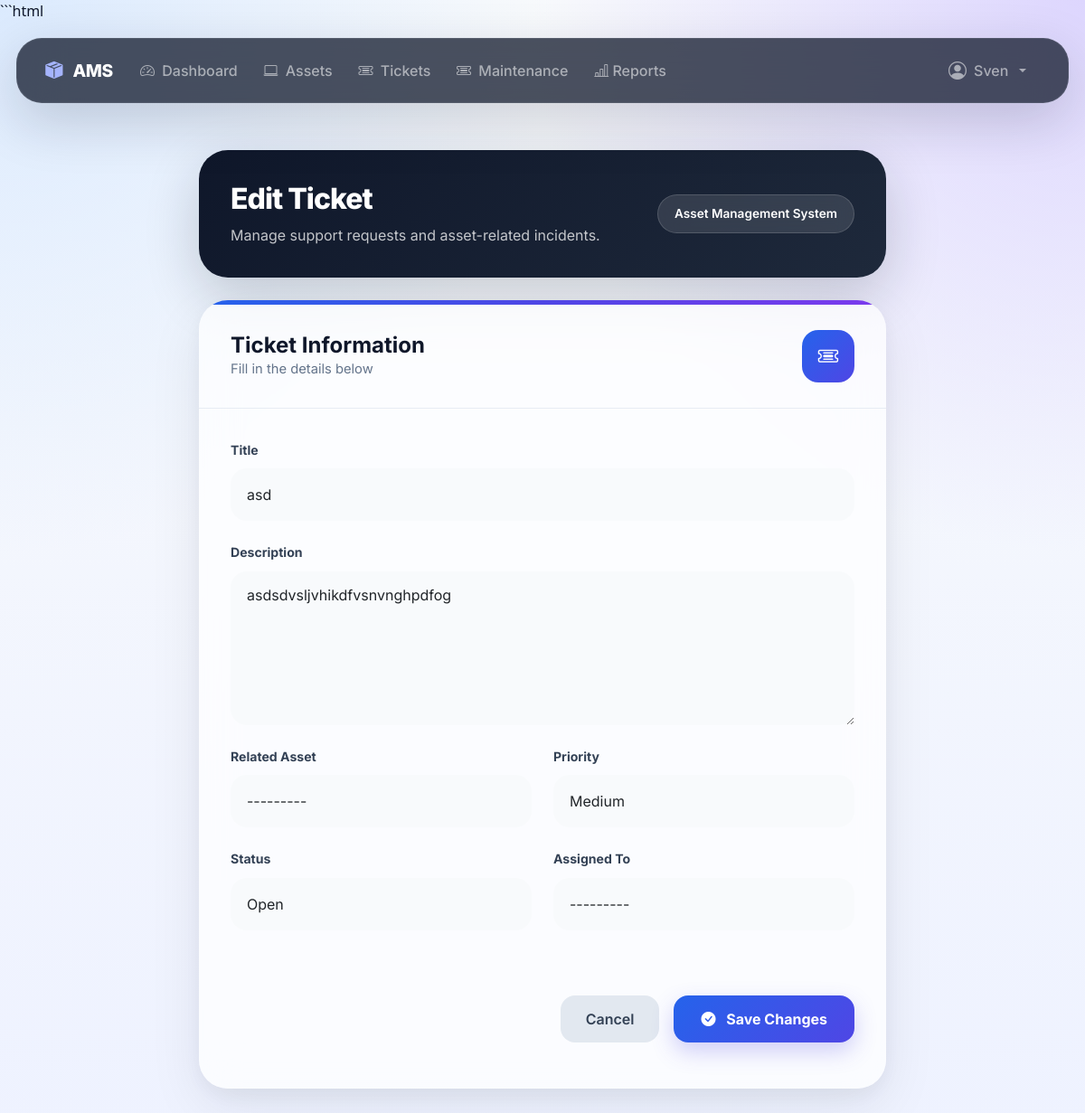
Page /tickets/1/edit/ (signed in) on the committed database.
### accounts/models.py (models this page shows, shortened)
class User(AbstractUser ,TimeStampedModel):
    class Roles(models.TextChoices):
        ADMIN = "admin", "Admin"
        MANAGER = "manager", "Manager"
        IT_EXPERT = "it_expert", "IT Expert"
        EMPLOYEE = "employee", "Employee"
    email = models.EmailField(
        unique=True
    )
    employee_id = models.CharField(
        max_length=20,
        unique=True,
        db_index=True,
        verbose_name="Employee ID"
    )
    role = models.CharField(
        max_length=20,
        choices=Roles.choices,
        default=Roles.EMPLOYEE,
        db_index=True,
    )
    phone_number = models.CharField(
        max_length=20,
        blank=True,
    )
    department = models.ForeignKey(
        Department,
        on_delete=models.SET_NULL,
        null=True,
        blank=True,
        related_name="users",
    )
    position = models.CharField(
        max_length=100,
        blank=True,
    )
    avatar = models.ImageField(
        upload_to="users/avatars/",
        blank=True,
        null=True,
    )
    def __str__(self):
        full_name = self.get_full_name().strip()
        if full_name:
            return f"{full_name} ({self.employee_id})"
        return f"{self.username} ({self.employee_id})"
    class Meta:
        ordering = ["last_name", "first_name"]
        verbose_name = "User"
        verbose_name_plural = "Users"
        indexes = [
            models.Index(fields=["role"]),
        ]
    @property
    def is_staff_member(self):
        if self.is_superuser:
            return True
        return self.role in (
            self.Roles.ADMIN,
            self.Roles.MANAGER,
            self.Roles.IT_EXPERT,
        )

### tickets/models.py (models this page shows, shortened)
class Ticket(TimeStampedModel):
    class Priority(models.TextChoices):
        LOW = "low", "Low"
        MEDIUM = "medium", "Medium"
        HIGH = "high", "High"
        URGENT = "urgent", "Urgent"
    class Status(models.TextChoices):
        OPEN = "open", "Open"
        IN_PROGRESS = "in_progress", "In Progress"
        AWAITING_USER = "awaiting_user", "Awaiting User"
        RESOLVED = "resolved", "Resolved"
        CLOSED = "closed", "Closed"
    ticket_no = models.CharField(
        max_length=20,
        unique=True,
        editable=False,
    )
    title = models.CharField(
        max_length=255
    )
    description = models.TextField()
    created_by = models.ForeignKey(
        User,
        on_delete=models.CASCADE,
        related_name="tickets_created",
    )
    assigned_to = models.ForeignKey(
        User,
        on_delete=models.SET_NULL,
        null=True,
        blank=True,
        related_name="tickets_assigned",
        limit_choices_to={
            "role__in": [
                "admin",
                "manager",
                "it_expert",
            ]
        },
    )
    asset = models.ForeignKey(
        Asset,
        on_delete=models.SET_NULL,
        null=True,
        blank=True,
        related_name="tickets",
        help_text="Related asset (optional)",
    )
    priority = models.CharField(
        max_length=20,
        choices=Priority.choices,
        default=Priority.MEDIUM,
        db_index=True,
    )
    status = models.CharField(
        max_length=20,
        choices=Status.choices,
        default=Status.OPEN,
        db_index=True,
    )
    resolved_at = models.DateTimeField(
        null=True,
        blank=True,
    )
    closed_at = models.DateTimeField(
        null=True,
        blank=True,
    )
    class Meta:
        verbose_name = "Ticket"
        verbose_name_plural = "Tickets"
        ordering = ["-created_at"]
        indexes = [
            models.Index(
                fields=["status", "priority"]
            ),
            models.Index(
                fields=["assigned_to", "status"]
            ),
        ]

### tickets/views.py (the view, shortened to what this page needs)
# urls.py: path("<int:pk>/edit/",    views.TicketUpdateView.as_view(),        name="ticket-update"),
class TicketUpdateView(
    LoginRequiredMixin,
    CanManageTicketsMixin,
    UpdateView,
):
    model = Ticket
    form_class = TicketUpdateForm
    template_name = "tickets/ticket_form.html"

### assets/models.py (called while the page is built)
    def __str__(self) -> str:
        return f"{self.asset_code} - {self.name}"

### tickets/forms.py (called while the page is built)
    def _add_bootstrap_classes(self):
        for field in self.fields.values():
            if isinstance(field.widget, forms.CheckboxInput):
                field.widget.attrs["class"] = "form-check-input"
            elif isinstance(
                field.widget,
                (forms.Select, forms.SelectMultiple)
            ):
                field.widget.attrs["class"] = "form-select"
            else:
                field.widget.attrs["class"] = "form-control"

### tickets/views.py (called while the page is built)
    def test_func(self):
        return self.request.user.is_staff_member

### tickets/templates/tickets/ticket_form.html (shortened to what this page needs)
{% extends "base.html" %}
{% block content %}
<div class="container-fluid py-4">
    <div class="row justify-content-center">
        <div class="col-xl-8 col-lg-9">
            <div class="ticket-hero d-flex justify-content-between align-items-center">
                <div>
                    <h2>
                        {% if object %}
                            Edit Ticket
                        {% else %}
                            Create New Ticket
                        {% endif %}
                    </h2>
                    <p>
                        Manage support requests and asset-related incidents.
                    </p>
                </div>
                <div class="hero-badge">
                    Asset Management System
                </div>
            </div>
            <div class="card form-card">
                <div class="form-header d-flex justify-content-between align-items-center">
                    <div>
                        <h4>Ticket Information</h4>
                        <span>Fill in the details below</span>
                    </div>
                    <div class="icon-circle">
                        <i class="bi bi-ticket-detailed"></i>
                    </div>
                </div>
                <div class="form-section">
                    <form method="post" enctype="multipart/form-data">
                        <div class="mb-4">
                            <label class="form-label">{{ form.title.label }}</label>
                            {{ form.title }}
                        </div>
                        <div class="mb-4">
                            <label class="form-label">{{ form.description.label }}</label>
                            {{ form.description }}
                        </div>
                        <div class="row">
                            <div class="col-md-6 mb-4">
                                <label class="form-label">{{ form.asset.label }}</label>
                                {{ form.asset }}
                            </div>
                            <div class="col-md-6 mb-4">
                                <label class="form-label">{{ form.priority.label }}</label>
                                {{ form.priority }}
                            </div>
                        </div>
                        {% if form.status %}
                        <div class="row">
                            <div class="col-md-6 mb-4">
                                <label class="form-label">{{ form.status.label }}</label>
                                {{ form.status }}
                            </div>
                            <div class="col-md-6 mb-4">
                                <label class="form-label">{{ form.assigned_to.label }}</label>
                                {{ form.assigned_to }}
                            </div>
                        </div>
                        {% endif %}
                        <div class="d-flex justify-content-end gap-3 mt-5">
                            <a href="{% url 'ticket-list' %}"
                               class="btn btn-cancel">
                                Cancel
                            </a>
                            <button type="submit"
                                    class="btn btn-save">
                                <i class="bi bi-check-circle-fill me-2"></i>
                                {% if object %}
                                    Save Changes
                                {% else %}
                                    Create Ticket
                                {% endif %}
                            </button>
                        </div>
                    </form>
                </div>
            </div>
        </div>
    </div>
</div>
{% endblock %}

### templates/base.html (shortened to what this page needs)
<!DOCTYPE html>
<html lang="en">
<head>
    <link href="https://cdn.jsdelivr.net/npm/bootstrap@5.3.3/dist/css/bootstrap.min.css"
          rel="stylesheet">
    <link href="https://cdn.jsdelivr.net/npm/bootstrap-icons@1.11.0/font/bootstrap-icons.css"
          rel="stylesheet">
    <link href="https://cdn.jsdelivr.net/npm/bootstrap@5.3.3/dist/css/bootstrap.min.css" rel="stylesheet">
    <link href="https://cdn.jsdelivr.net/npm/bootstrap-icons@1.11.0/font/bootstrap-icons.css" rel="stylesheet">
</head>
<body>
{% if user.is_authenticated %}
<nav class="navbar navbar-expand-lg navbar-dark">
    <div class="container-fluid">
        <a class="navbar-brand" href="{% url 'dashboard' %}">
            <i class="bi bi-box-seam-fill me-2"></i>
            AMS
        </a>
        <div class="collapse navbar-collapse" id="navbarNav">
            <ul class="navbar-nav me-auto">
                <li class="nav-item">
                    <a class="nav-link"
                       href="{% url 'dashboard' %}">
                        <i class="bi bi-speedometer2 me-1"></i>
                        Dashboard
                    </a>
                </li>
                <li class="nav-item">
                    <a class="nav-link"
                       href="{% url 'asset-list' %}">
                        <i class="bi bi-laptop me-1"></i>
                        Assets
                    </a>
                </li>
                <li class="nav-item">
                    <a class="nav-link"
                       href="{% url 'ticket-list' %}">
                        <i class="bi bi-ticket-detailed me-1"></i>
                        Tickets
                    </a>
                </li>
                <li class="nav-item">
                    <a class="nav-link"
                       href="{% url 'maintenance-log-list' %}">
                        <i class="bi bi-ticket-detailed me-1"></i>
                        Maintenance
                    </a>
                </li>
                <li class="nav-item">
                    <a class="nav-link" href="{% url 'reports' %}">
                        <i class="bi bi-bar-chart-line"></i>
                        Reports
                    </a>
                </li>
            </ul>
            <ul class="navbar-nav">
                <li class="nav-item dropdown">
                    <a class="nav-link dropdown-toggle d-flex align-items-center gap-2"
                       href="#"
                       data-bs-toggle="dropdown">
                        {% if user.avatar %}
                            <img src="{{ user.avatar.url }}"
                                 class="user-avatar">
                        {% else %}
                            <i class="bi bi-person-circle fs-5"></i>
                        {% endif %}
                        <span>
                            {{ user.get_full_name|default:user.username }}
                        </span>
                    </a>
                </li>
            </ul>
        </div>
    </div>
</nav>
{% endif %}
<main class="container-fluid">
    {% block content %}{% endblock %}
</main>
</body>
</html>

### templates/base.html (style rules this page uses)
:root { --primary:#6366f1; --primary-dark:#4f46e5; --glass-bg:rgba(255,255,255,.55); --glass-border:rgba(255,255,255,.35); --dark:#0f172a; --muted:#64748b; }
* { font-family:'Inter',sans-serif; }
body { min-height:100vh; background: radial-gradient(circle at top left,#bfdbfe 0%,transparent 30%), radial-gradient(circle at top right,#ddd6fe 0%,transparent 30%), radial-gradient(circle at bottom,#e0e7ff 0%,transparent 25%), #f8fafc; background-attachment:fixed; color:var(--dark); }
.navbar { margin:18px; border-radius:28px; background:rgba(15,23,42,.75) !important; backdrop-filter:blur(24px); -webkit-backdrop-filter:blur(24px); border:1px solid rgba(255,255,255,.08); box-shadow: 0 20px 60px rgba(15,23,42,.18); padding:.8rem 1.2rem; position: relative; z-index: 9999; }
.navbar-brand { font-weight:800; font-size:1.2rem; letter-spacing:-.5px; }
.navbar-brand i { color:#a5b4fc; }
.nav-link { border-radius:14px; padding:.65rem .9rem !important; transition:.25s ease; font-weight:500; }
main { padding:10px 20px 40px; }

### tickets/templates/tickets/ticket_form.html (style rules this page uses)
:root { --primary:#4f46e5; --primary-dark:#3730a3; --secondary:#2563eb; --dark:#0f172a; --muted:#64748b; --border:rgba(255,255,255,.25); }
body { background: radial-gradient(circle at top left,#dbeafe 0%,transparent 35%), radial-gradient(circle at top right,#ddd6fe 0%,transparent 35%), linear-gradient(180deg,#f8fafc,#eef2ff); }
.ticket-hero { background:linear-gradient( 135deg, #0f172a, #1e293b ); border-radius:32px; padding:35px; color:white; margin-bottom:25px; box-shadow: 0 20px 60px rgba(15,23,42,.20); }
.ticket-hero h2 { font-weight:800; margin-bottom:.5rem; letter-spacing:-1px; }
.ticket-hero p { margin:0; color:rgba(255,255,255,.75); }
.hero-badge { background:rgba(255,255,255,.12); backdrop-filter:blur(10px); border:1px solid rgba(255,255,255,.15); padding:10px 18px; border-radius:999px; font-size:.85rem; font-weight:600; }
.form-card { border:none; border-radius:32px; overflow:hidden; background: rgba(255,255,255,.72); backdrop-filter:blur(20px); -webkit-backdrop-filter:blur(20px); box-shadow: 0 20px 60px rgba(15,23,42,.08), 0 8px 24px rgba(15,23,42,.05); }
.form-card::before { content:""; display:block; height:5px; background: linear-gradient( 90deg, #2563eb, #4f46e5, #7c3aed ); }
.form-header { padding:28px 35px; border-bottom:1px solid rgba(226,232,240,.8); }
.form-header h4 { margin:0; font-weight:700; color:var(--dark); }
.form-header span { color:var(--muted); font-size:.92rem; }
.form-section { padding:35px; }
.form-label { font-weight:700; font-size:.88rem; color:#334155; margin-bottom:.65rem; }
.form-control, .form-select { border:none !important; background:#f8fafc !important; border-radius:18px !important; min-height:58px; padding:14px 18px !important; transition:all .25s ease; }
textarea.form-control { min-height:170px; }
.btn-cancel { border:none; background:#e2e8f0; color:#334155; font-weight:600; padding:14px 28px; border-radius:16px; transition:.25s; }
.btn-save { border:none; color:white; font-weight:700; padding:14px 30px; border-radius:16px; background: linear-gradient( 135deg, #2563eb, #4f46e5 ); box-shadow: 0 10px 25px rgba(79,70,229,.25); transition:.25s; }
.icon-circle { width:58px; height:58px; border-radius:18px; display:flex; align-items:center; justify-content:center; background: linear-gradient( 135deg, #2563eb, #4f46e5 ); color:white; font-size:1.4rem; }

### rows in the picture
User: get_full_name "Sven"
Ticket: title "asd", description "asdsdvsljvhikdfvsnvnghpdfog", asset "---------", priority "Medium", status "Open", assigned_to "---------"
